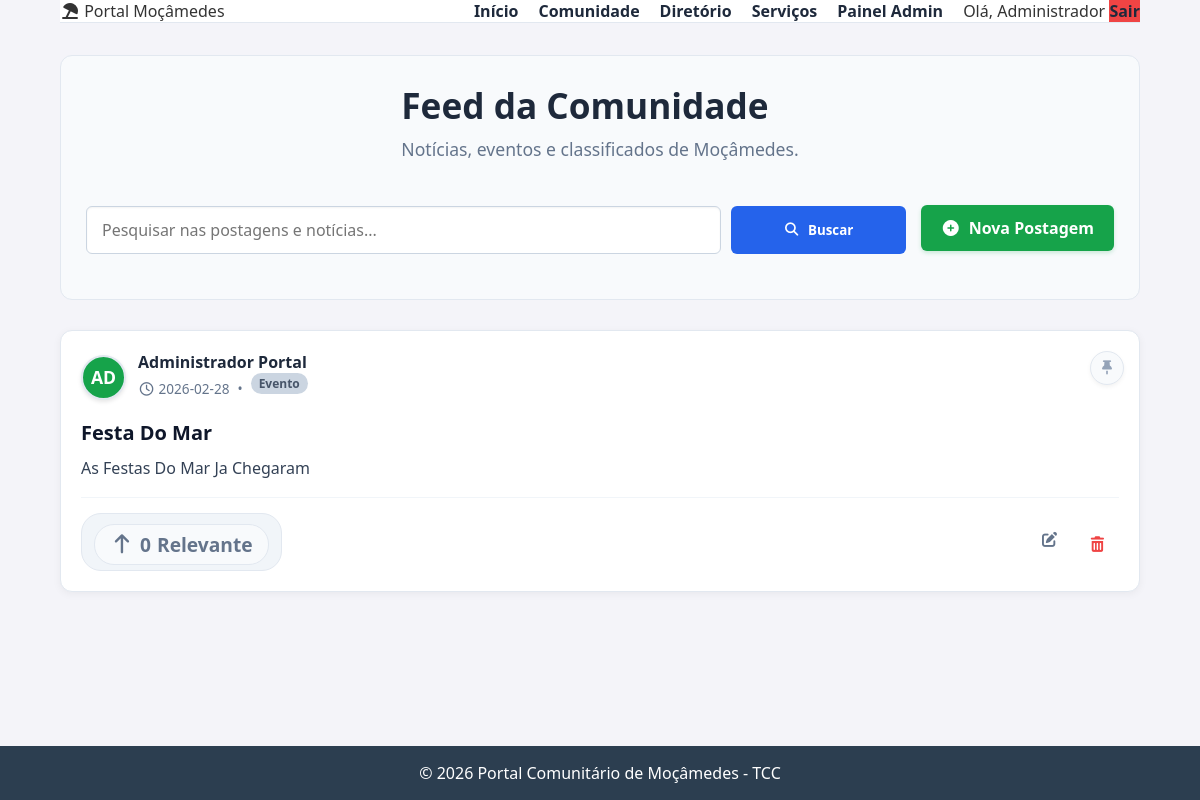
/feed (signed in), run on the app's committed database.
### tables this page shows
CREATE TABLE postagens (
    id INTEGER PRIMARY KEY AUTOINCREMENT,
    titulo TEXT,                -- Pode ser vazio se for só um desabafo social
    conteudo TEXT NOT NULL,
    categoria TEXT NOT NULL,    -- Notícia, Social, Utilidade Pública
    imagem TEXT,
    usuario_id INTEGER NOT NULL,
    likes_count INTEGER DEFAULT 0,
    data_criacao TIMESTAMP DEFAULT CURRENT_TIMESTAMP, fixado INTEGER DEFAULT 0, upvotes INTEGER DEFAULT 0, imagem1 TEXT, imagem2 TEXT,
    FOREIGN KEY (usuario_id) REFERENCES usuarios (id)
);

CREATE TABLE usuarios (
    id INTEGER PRIMARY KEY AUTOINCREMENT,
    nome TEXT NOT NULL,
    email TEXT UNIQUE,    -- Não é mais NOT NULL (pode ser vazio)
    telefone TEXT UNIQUE, -- Novo campo de login
    senha TEXT NOT NULL,
    funcao TEXT DEFAULT 'cidadao',
    foto_perfil TEXT DEFAULT 'default_profile.png',
    bio TEXT,
    data_cadastro TIMESTAMP DEFAULT CURRENT_TIMESTAMP
);

### app.py (the view)
@app.route('/feed')
def feed():
    conn = get_db_connection()
    busca = request.args.get('q')
    sql = '''
        SELECT postagens.*, usuarios.nome as autor_nome, usuarios.foto_perfil,

        (upvotes / (((strftime('%s', 'now') - strftime('%s', data_criacao)) / 3600.0) + 2.0)) AS score_relevancia

        FROM postagens
        JOIN usuarios ON postagens.usuario_id = usuarios.id
        WHERE 1=1
    '''
    params = []
    if busca:
        sql += ' AND (titulo LIKE ? OR conteudo LIKE ? OR categoria LIKE ?)'
        termo = f'%{busca}%'
        params.extend([termo, termo, termo])
    sql += ' ORDER BY fixado DESC, score_relevancia DESC, data_criacao DESC'
    postagens = conn.execute(sql, params).fetchall()
    meus_votos = []
    if 'user_id' in session:
        votos = conn.execute('SELECT postagem_id FROM postagens_upvotes WHERE usuario_id = ?', (session['user_id'],)).fetchall()
        meus_votos = [v['postagem_id'] for v in votos]
    conn.close()
    return render_template('feed.html', postagens=postagens, meus_votos=meus_votos)

### app.py (called while the page is built)
def get_db_connection():
    conn = sqlite3.connect('banco.db')
    conn.row_factory = sqlite3.Row
    return conn

### templates/feed.html (shortened to what this page needs)
{% extends "base.html" %}
{% block content %}
<div class="feed-header" style="display: flex; flex-direction: column; gap: 20px; margin-bottom: 30px; background: #f8fafc; padding: 25px; border-radius: 12px; border: 1px solid #e2e8f0;">
        <div class="header-text">
            <h2 style="margin: 0 0 8px 0; font-size: 2.2rem; color: #1e293b;">Feed da Comunidade</h2>
            <p style="margin: 0; color: #64748b; font-size: 1.1rem;">Notícias, eventos e classificados de Moçâmedes.</p>
        </div>
        <div class="feed-actions" style="display: flex; gap: 15px; flex-wrap: wrap; align-items: center; justify-content: space-between; width: 100%;">
            <form action="/feed" method="GET" style="display: flex; gap: 10px; flex: 1; min-width: 250px;">
                <input type="text" name="q" placeholder="Pesquisar nas postagens e notícias..." value="{{ request.args.get('q', '') }}" style="flex: 8; padding: 12px 15px; border: 1px solid #cbd5e1; border-radius: 6px; font-size: 1rem; outline: none; box-shadow: inset 0 1px 2px rgba(0,0,0,0.05);">
                <button type="submit" style="flex: 2; background: #2563eb; color: white; border: none; padding: 12px; border-radius: 6px; font-weight: bold; cursor: pointer; transition: background 0.2s; white-space: nowrap; display: flex; align-items: center; justify-content: center; gap: 8px;">
                    <i class="fas fa-search"></i> Buscar
                </button>
            </form>
            <a href="/criar_postagem" class="btn-create" style="white-space: nowrap; padding: 12px 20px; background: #16a34a; color: white; text-decoration: none; border-radius: 6px; font-weight: bold; display: flex; align-items: center; gap: 8px; box-shadow: 0 2px 4px rgba(22, 163, 74, 0.2); transition: 0.2s;">
                <i class="fas fa-plus-circle"></i> Nova Postagem
            </a>
        </div>
    </div>
    <div class="posts-list">
        {% for post in postagens %}
            <div class="post-card {% if post.fixado %}post-fixado{% endif %}" style="position: relative; background: white; border-radius: 12px; padding: 20px; margin-bottom: 20px; box-shadow: 0 2px 8px rgba(0,0,0,0.05); border: 1px solid #e2e8f0;">
                {% if session.get('user_funcao') in ['admin', 'mod'] %}
                <form action="/toggle_fixar/{{ post.id }}" method="POST" style="position: absolute; top: 15px; right: 15px; margin: 0; z-index: 10;">
                    <button type="submit" style="background: {% if post.fixado %}#fef08a{% else %}#f8fafc{% endif %}; color: {% if post.fixado %}#ca8a04{% else %}#94a3b8{% endif %}; border: 1px solid {% if post.fixado %}#fde047{% else %}#e2e8f0{% endif %}; width: 34px; height: 34px; border-radius: 50%; cursor: pointer; display: flex; align-items: center; justify-content: center; transition: 0.2s; box-shadow: 0 2px 4px rgba(0,0,0,0.05);" title="{% if post.fixado %}Desfixar{% else %}Fixar no Topo{% endif %}">
                        <i class="fas fa-thumbtack" style="{% if post.fixado %}transform: rotate(45deg);{% endif %}"></i>
                    </button>
                </form>
                {% endif %}
                <div style="display: flex; align-items: center; gap: 12px; margin-bottom: 15px; padding-right: 40px;">
                    <a href="/perfil/{{ post.usuario_id }}" style="text-decoration: none;">
                        <div style="position: relative; width: 45px; height: 45px; background: #16a34a; border: 2px solid #e2e8f0; border-radius: 50%; display: flex; align-items: center; justify-content: center; font-size: 1.1rem; color: white !important; font-weight: bold; text-transform: uppercase; box-shadow: 0 2px 4px rgba(0,0,0,0.1); overflow: hidden;">
                            <span style="line-height: 1; position: absolute; z-index: 1;">{{ post.autor_nome[:2] }}</span>
                        </div>
                    </a>
                    <div>
                        <div style="font-weight: bold; font-size: 1rem; display: flex; align-items: center; gap: 5px;">
                            <a href="/perfil/{{ post.usuario_id }}" style="color: #1e293b; text-decoration: none; transition: color 0.2s;" onmouseover="this.style.color='#2563eb'" onmouseout="this.style.color='#1e293b'">
                                {{ post.autor_nome }}
                            </a>
                        </div>
                        <div style="font-size: 0.85rem; color: #64748b; display: flex; align-items: center; gap: 8px;">
                            <span><i class="far fa-clock"></i> {{ post.data_criacao[:10] }}</span>
                            <span>&bull;</span>
                            <span class="post-tag {{ post.categoria }}" style="font-size: 0.75rem; padding: 2px 8px;">{{ post.categoria }}</span>
                        </div>
                    </div>
                </div>
                <h3 style="margin: 0 0 10px 0; font-size: 1.25rem; color: #0f172a;">{{ post.titulo }}</h3>
                <p style="color: #334155; line-height: 1.6; margin-bottom: 15px; white-space: pre-wrap;">{{ post.conteudo }}</p>
                <div style="display: flex; justify-content: space-between; align-items: center; border-top: 1px solid #f1f5f9; padding-top: 15px;">
                    <div class="upvote-container">
                        <button class="btn-upvote {% if post.id in meus_votos %}active{% endif %}" onclick="votar({{ post.id }}, this)" style="display: flex; align-items: center; gap: 6px; background: {% if post.id in meus_votos %}#eff6ff{% else %}#f8fafc{% endif %}; border: 1px solid {% if post.id in meus_votos %}#bfdbfe{% else %}#e2e8f0{% endif %}; color: {% if post.id in meus_votos %}#2563eb{% else %}#64748b{% endif %}; padding: 6px 15px; border-radius: 20px; font-weight: bold; cursor: pointer; transition: 0.2s;">
                            <i class="fas fa-arrow-up"></i>
                            <span id="count-{{ post.id }}">{{ post.upvotes if post.upvotes else 0 }}</span> Relevante
                        </button>
                    </div>
                    {% if 'user_id' in session and (session['user_id'] == post.usuario_id or session.get('user_funcao') in ['admin', 'mod']) %}
                    <div style="display: flex; gap: 5px;">
                        {% if session['user_id'] == post.usuario_id %}
                        <a href="/editar_postagem/{{ post.id }}" title="Editar" style="color: #64748b; font-size: 0.95rem; text-decoration: none; padding: 8px 12px; border-radius: 6px; transition: background 0.2s;" onmouseover="this.style.background='#f1f5f9'" onmouseout="this.style.background='transparent'">
                            <i class="fas fa-edit"></i>
                        </a>
                        {% endif %}
                        <form action="/deletar_postagem/{{ post.id }}" method="POST" style="margin: 0;">
                            <button type="submit" title="Excluir" style="color: #ef4444; cursor: pointer; font-size: 0.95rem; padding: 8px 12px; border: none; background: transparent; border-radius: 6px; transition: background 0.2s;" onmouseover="this.style.background='#fef2f2'" onmouseout="this.style.background='transparent'" onclick="return confirm('Tem certeza que deseja apagar esta publicação definitivamente?');">
                                <i class="fas fa-trash-alt"></i>
                            </button>
                        </form>
                    </div>
                    {% endif %}
                </div>
            </div>
        {% endfor %}
    </div>
</div>
{% endblock %}

### static/css/style.css (style rules this page uses)
* { margin: 0; padding: 0; box-sizing: border-box; font-family: 'Segoe UI', Tahoma, Geneva, Verdana, sans-serif; }
body { background-color: #f4f4f9; color: #333; display: flex; flex-direction: column; min-height: 100vh; }
input, button { padding: 10px; width: 100%; margin-top: 5px; }
.feed-header { display: flex; justify-content: space-between; align-items: center; margin-bottom: 2rem; border-bottom: 2px solid #e2e8f0; padding-bottom: 1rem; }
.btn-create { background-color: #16a34a; color: white; padding: 10px 20px; text-decoration: none; border-radius: 6px; font-weight: bold; }
.posts-list { display: flex; flex-direction: column; gap: 20px; }
.post-card { background: white; padding: 24px; border-radius: 12px; border: 1px solid #e2e8f0; box-shadow: 0 1px 3px rgba(0,0,0,0.1); }
.post-tag { display: inline-block; padding: 4px 12px; border-radius: 20px; font-size: 0.8rem; font-weight: bold; margin-bottom: 10px; background-color: #cbd5e1; color: #475569; }
.post-card h3 { margin-bottom: 10px; color: #1e293b; }
.post-card p { color: #475569; line-height: 1.6; margin-bottom: 15px; }
.feed-actions { display: flex; justify-content: space-between; align-items: center; gap: 20px; margin-top: 20px; margin-bottom: 20px; }
.btn-create { background-color: #16a34a; color: white; padding: 12px 20px; border-radius: 6px; text-decoration: none; font-weight: bold; white-space: nowrap; transition: background 0.3s; }
.upvote-container { display: flex; align-items: center; gap: 8px; background: #f1f5f9; padding: 5px 12px; border-radius: 20px; width: fit-content; border: 1px solid #e2e8f0; }
.btn-upvote { background: transparent; border: none; color: #94a3b8; font-size: 1.2rem; cursor: pointer; transition: all 0.2s ease; padding: 0; display: flex; align-items: center; }

### data on the page
postagens: fixado 0 (drawn), nome "AD", autor_nome "Administrador Portal", data_criacao "2026-02-28", categoria "Evento", titulo "Festa Do Mar", conteudo "As Festas Do Mar Ja Chegaram", upvotes "0"

### other printed values
{{ session.get('user_nome').split()[0] }} "Administrador"
